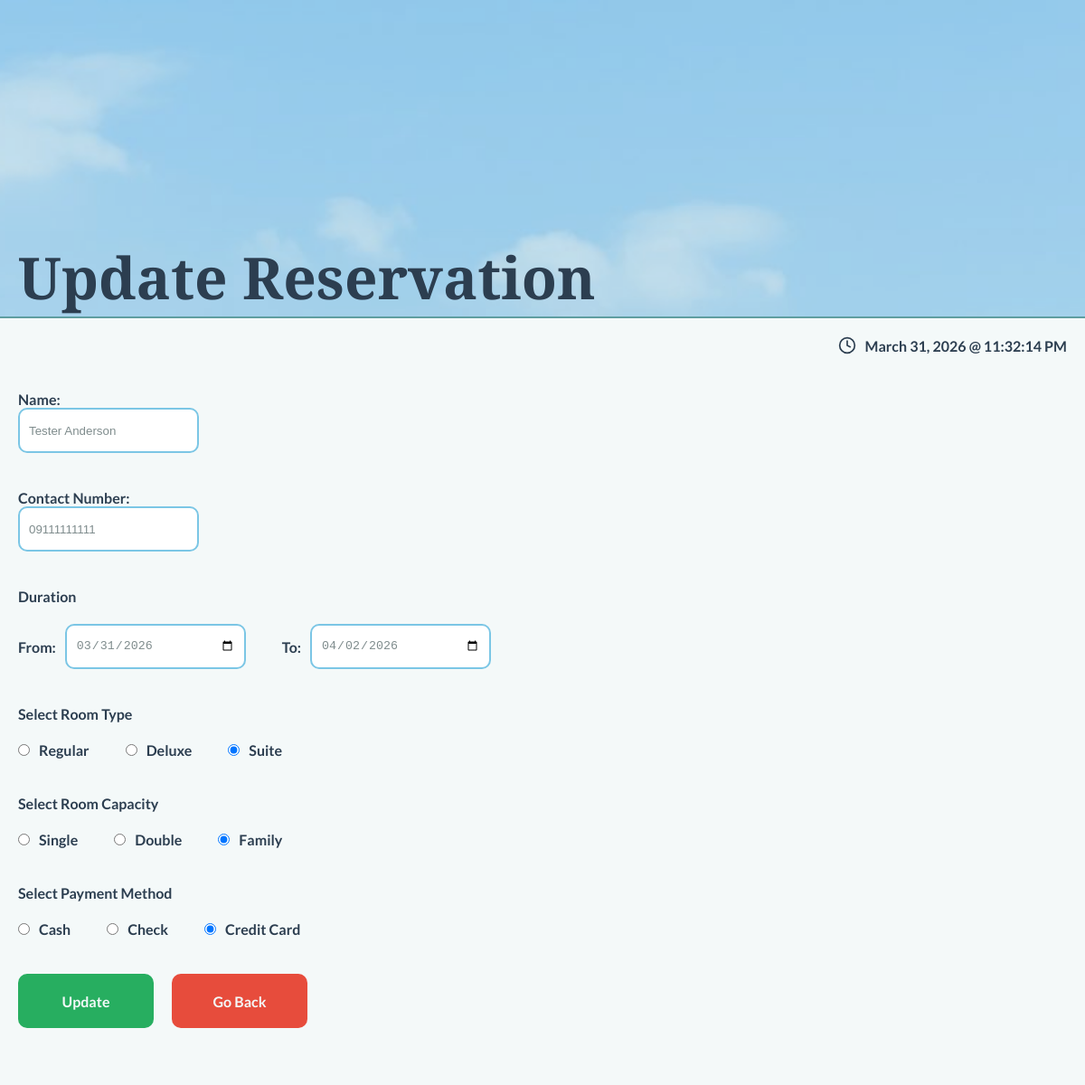
The page /UpdateReservation.php?id=1 (signed in) on the database its author committed.
### tables this page shows
CREATE TABLE `tbl_reservation` (
  `reservationID` int(11) NOT NULL,
  `guestID` int(11) NOT NULL,
  `reservationDate` date DEFAULT NULL,
  `reservationStartDate` date DEFAULT NULL,
  `reservationEndDate` date DEFAULT NULL,
  `reservationRoomType` varchar(7) DEFAULT NULL,
  `reservationRoomCapacity` varchar(6) DEFAULT NULL,
  `reservationPaymentType` varchar(11) DEFAULT NULL,
  `reservationNoOfDays` int(3) DEFAULT NULL
);

CREATE TABLE `tbl_guests` (
  `guestID` int(11) NOT NULL,
  `guestName` varchar(50) DEFAULT NULL,
  `guestContact` varchar(11) DEFAULT NULL
);

### UpdateReservation.php (the view, shortened to what this page needs)
<!DOCTYPE html>
<html lang="en">
<head>
    <link rel="stylesheet" href="css/main.css">
    <link rel="stylesheet" href="css/reservation.css">
    <link rel="stylesheet" href="css/admin.css">
</head>
<body>
    <?php
    require 'includes/dbconn.php';
    $reservationID = $_GET['id'] ?? null;
    try {
        $stmt = $pdo->prepare("SELECT r.*, g.guestName, g.guestContact FROM tbl_reservation r JOIN tbl_guests g ON r.guestID = g.guestID WHERE r.reservationID = ?");
        $stmt->execute([$reservationID]);
        $data = $stmt->fetch();
    } catch (PDOException $e) {
        die("Error: " . $e->getMessage());
    }
    ?>
    <div class="reservation-hero">
        <div class="container d-flex">
            <h1 class="reservation-heading">Update Reservation</h1>
        </div>
    </div>
    <div class="reservation-form">
        <div class="container d-flex flex-column justify-center align-center gap-40">
            <div class="date-row d-flex align-center gap-10">
                <i data-lucide="clock"></i>
                <span id="date-time">08:00:00 AM</span>
            </div>
            <form action="<?php echo htmlspecialchars($_SERVER['PHP_SELF'] . '?id=' . $reservationID); ?>" method="POST" class="reservation-form-container d-flex flex-column gap-40">
                <div class="name-row d-flex gap-20">
                    <div class="name d-flex flex-column">
                        <label for="txtName">Name:</label>
                        <input type="text" id="txtName" name="txtName" placeholder="Enter Name..." value="<?= htmlspecialchars($data['guestName']); ?>" required>
                    </div>
                </div>
                <div class="contact-number-row d-flex flex-column">
                    <label for="txtContactNum">Contact Number:</label>
                    <input type="number" id="txtContactNum" name="txtContactNum" placeholder="Contact Number..." value="<?= htmlspecialchars($data['guestContact']); ?>" required>
                </div>
                <div class="dates-row d-flex flex-column gap-20">
                    <div class="room-type-title">
                        <label>Duration</label>
                    </div>
                    <div class="dates-row-container d-flex gap-40">
                        <div class="dates-row d-flex align-center gap-10">
                            <label for="dateFrom">From:</label>
                            <input type="date" name="dateFrom" id="dateFrom" min="<?= $data['reservationStartDate']; ?>" value="<?= $data['reservationStartDate']; ?>" required>
                        </div>
                        <div class="dates-row d-flex align-center gap-10">
                            <label for="dateTo">To:</label>
                            <input type="date" name="dateTo" id="dateTo" min="<?php echo date('Y-m-d'); ?>" value="<?= $data['reservationEndDate'] ?>" required>
                        </div>
                    </div>
                </div>
                <div class="room-type-row d-flex flex-column gap-20">
                    <div class="room-type-title">
                        <label>Select Room Type</label>
                    </div>
                    <div class="room-type-row-container d-flex gap-40">
                        <div class="radio-row d-flex align-center gap-10">
                            <input type="radio" name="rdoRoomType" id="rdoRoomType1" value="Regular" <?= ($data['reservationRoomType'] === 'Regular') ? 'checked' : ''; ?> required>
                            <label for="rdoRoomType1">Regular</label>
                        </div>
                        <div class="radio-row d-flex align-center gap-10">
                            <input type="radio" name="rdoRoomType" id="rdoRoomType2" value="Deluxe" <?= ($data['reservationRoomType'] === 'Deluxe') ? 'checked' : ''; ?>>
                            <label for="rdoRoomType2">Deluxe</label>
                        </div>
                        <div class="radio-row d-flex align-center gap-10">
                            <input type="radio" name="rdoRoomType" id="rdoRoomType3" value="Suite" <?= ($data['reservationRoomType'] === 'Suite') ? 'checked' : ''; ?>>
                            <label for="rdoRoomType3">Suite</label>
                        </div>
                    </div>
                </div>
                <div class="room-capacity-row d-flex flex-column gap-20">
                    <div class="room-capacity-title">
                        <label>Select Room Capacity</label>
                    </div>
                    <div class="room-capacity-row-container d-flex gap-40">
                        <div class="radio-row d-flex align-center gap-10">
                            <input type="radio" name="rdoRoomCapacity" id="rdoRoomCapacity1" value="Single" <?= ($data['reservationRoomCapacity'] === 'Single') ? 'checked' : ''; ?>>
                            <label for="rdoRoomCapacity1">Single</label>
                        </div>
                        <div class="radio-row d-flex align-center gap-10">
                            <input type="radio" name="rdoRoomCapacity" id="rdoRoomCapacity2" value="Double" <?= ($data['reservationRoomCapacity'] === 'Double') ? 'checked' : ''; ?>>
                            <label for="rdoRoomCapacity2">Double</label>
                        </div>
                        <div class="radio-row d-flex align-center gap-10">
                            <input type="radio" name="rdoRoomCapacity" id="rdoRoomCapacity3" value="Family" <?= ($data['reservationRoomCapacity'] === 'Family') ? 'checked' : ''; ?> required>
                            <label for="rdoRoomCapacity3">Family</label>
                        </div>
                    </div>
                </div>
                <div class="payment-type-row d-flex flex-column gap-20">
                    <div class="payment-type-title">
                        <label>Select Payment Method</label>
                    </div>
                    <div class="payment-type-row-container d-flex gap-40">
                        <div class="radio-row d-flex align-center gap-10">
                            <input type="radio" name="rdoPaymentType" id="rdoPaymentType1" value="Cash" <?= ($data['reservationPaymentType'] === 'Cash') ? 'checked' : ''; ?>>
                            <label for="rdoPaymentType1">Cash</label>
                        </div>
                        <div class="radio-row d-flex align-center gap-10">
                            <input type="radio" name="rdoPaymentType" id="rdoPaymentType2" value="Check" <?= ($data['reservationPaymentType'] === 'Check') ? 'checked' : ''; ?>>
                            <label for="rdoPaymentType2">Check</label>
                        </div>
                        <div class="radio-row d-flex align-center gap-10">
                            <input type="radio" name="rdoPaymentType" id="rdoPaymentType3" value="Credit Card" <?= ($data['reservationPaymentType'] === 'Credit Card') ? 'checked' : ''; ?> required>
                            <label for="rdoPaymentType3">Credit Card</label>
                        </div>
                    </div>
                </div>
                <div class="button-row d-flex gap-20">
                    <input type="submit" name="btnUpdate" value="Update" class="btn-reservation-submit-btn">
                    <button type="button" onclick="location.href='admin.php'" class="btn-reservation-reset-btn">Go Back</button>
                </div>
            </form>
        </div>
</body>
</html>

### css/main.css (style rules this page uses)
* { margin:0; padding:0; box-sizing:border-box; }
label { font-size: var(--ui); font-weight: bold; font-family: var(--font-body); color: var(--text-main); }
input[type="text"], input[type="number"], input[type="date"], input[type="password"] { width:200px; height:50px; padding:10px 10px; border-radius:10px; border: 2px solid var(--secondary); color: var(--text-light); transition: all 0.4s ease; }
[data-lucide] { width: 20px; height: 20px; stroke-width: 2px; vertical-align: middle; }

### css/reservation.css (style rules this page uses)
.reservation-hero { position: relative; width: 100%; height: 350px; background-image: url('../img/reservation-image.jpg'); background-size:cover; background-repeat: no-repeat; background-position: center; background-attachment: fixed; z-index: 1; }
.reservation-hero::after { content: ''; position: absolute; top:0; left:0; width: 100%; height:100%; background-color: rgba(123, 198, 229, 0.3); z-index:-1; }
.reservation-hero .container { height:100% !important; z-index:2; justify-content: start; align-items: end; }
.reservation-heading { font-family: var(--font-heading); font-size: var(--page-heading); font-weight: bold; color: var(--text-main); }
.reservation-form { width:100%; height:850px; border-top: 2px solid var(--primary); background: var(--bg-main); }
.reservation-form .container { height: 100%; }
.date-row { width: 100%; justify-content:end; font-family:var(--font-body); color:var(--text-main); font-weight: bold; font-size:var(--page-body); padding-top: 20px; }
.reservation-form-container { height:95%; width:100%; }

### css/admin.css (style rules this page uses)
body { background: var(--bg-main); }

### css/variables.css (style rules this page uses)
:root { --font-heading: 'Playfair Display', sans-serif; --font-body: 'Lato', sans-serif; --page-heading: 64px; --section-heading: 36px; --page-body: 16px; --ui: 16px; --font-bold: bold; --primary: #5F9EA0; --primary-hover: #4d8284; --primary-pressed: #3d6668; --primary-disabled: #a0c2c3; --secondary: #7BC6E5; --secondary-hover: #5daed1; --secondary-pressed: #4491b4; --secondary-disabled: #bcdfeb; --accent: #F9D057; --accent-hover: #e0b63a; --accent-pressed: #c29d2b; --accent-disabled: #fce8ad; --bg-main: #F4F9F9; --bg-white: #FFFFFF; --text-main: #2C3E50; --text-light: #7F8C8D; --text-white: #F4F9F9; --success: #27ae60; --success-hover: #2ecc71; --success-pressed: #1e8449; --failure: #e74c3c; --failure-hover: #ff5e4d; --failure-pressed: #c0392b; }

### css/layout.css (style rules this page uses)
.container { max-width:1400px; margin: 0 auto; padding: 0 20px; }

### css/components.css (style rules this page uses)
.btn-reservation-submit-btn { width:150px; height:60px !important; background: var(--success); font-family: var(--font-body); font-weight: var(--font-bold); font-size: var(--ui); color: var(--text-white) !important; border-radius: 10px; transition: 0.4s ease; cursor: pointer; border: none; }
.btn-reservation-reset-btn { width:150px; height:60px !important; background: var(--failure); font-family: var(--font-body); font-weight: var(--font-bold); font-size: var(--ui); color: var(--text-white) !important; border-radius: 10px; transition: 0.4s ease; cursor:pointer; border:none; }

### css/util.css (style rules this page uses)
.d-flex { display:flex !important; }
.align-center { align-items:center !important; }
.justify-center { justify-content:center !important; }
.flex-column { flex-direction:column !important; }
.gap-10 { gap: 10px; }
.gap-20 { gap: 20px; }
.gap-40 { gap: 40px; }

### rows shown on the page
tbl_reservation: txtName "Tester Anderson", txtContactNum "09111111111", dateFrom "03/31/2026", dateTo "04/02/2026", reservationRoomType "☐ Regular", reservationRoomType "☐ Deluxe", reservationRoomType "☑ Suite", reservationRoomCapacity "☐ Single", reservationRoomCapacity "☐ Double", reservationRoomCapacity "☑ Family", reservationPaymentType "☐ Cash", reservationPaymentType "☐ Check", reservationPaymentType "☑ Credit Card"
